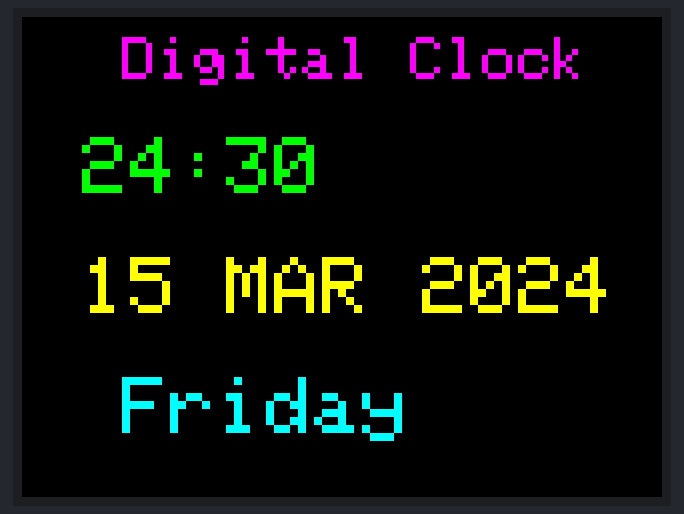
Recording of a sketch running on a simulated Arduino Uno, built with avr-gcc and run on an emulated ATmega328P. Parts: 320×240 colour display. The local clock reads 2024-03-15 10:24:30 at power-on unless the sketch sets it.

Above: at 0.2 s.
At 1.2 s:
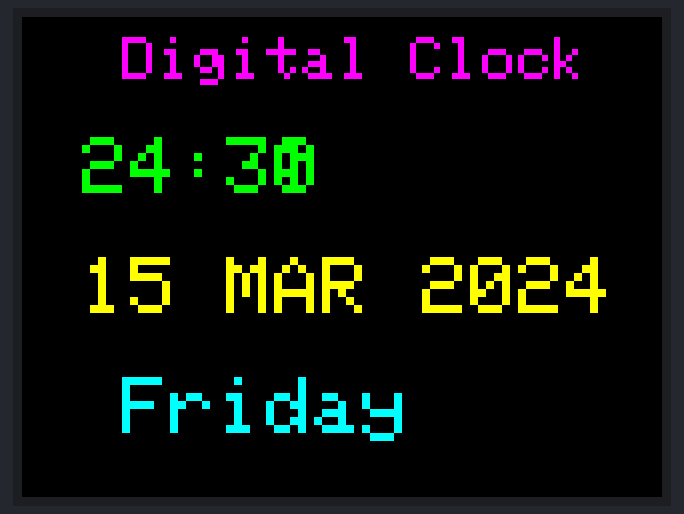
At 3.3 s:
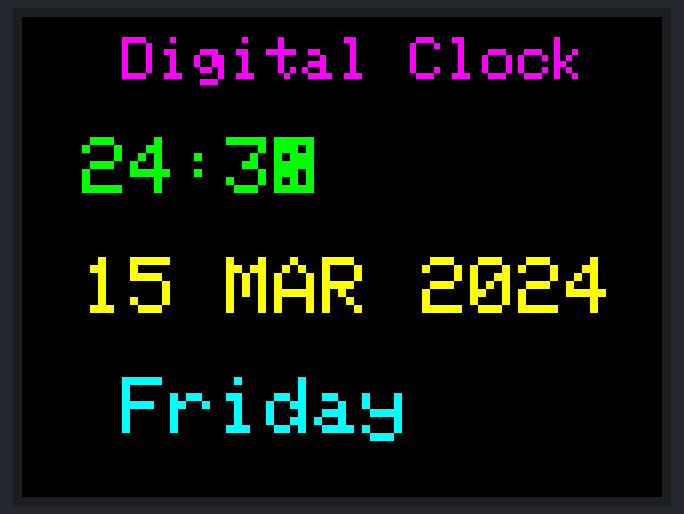
At 7.3 s:
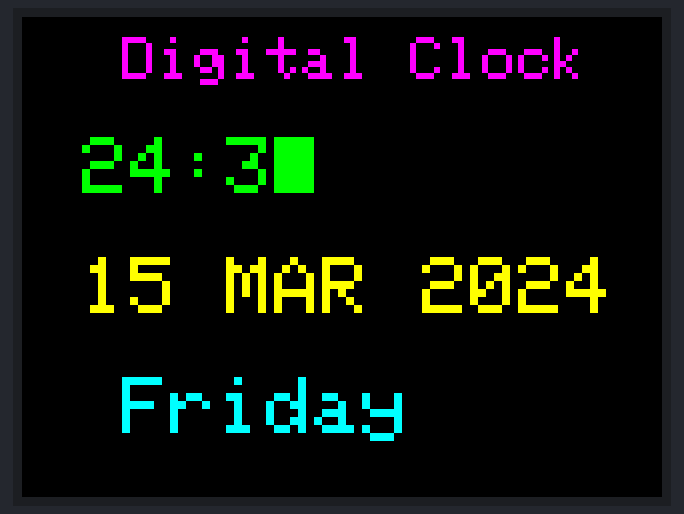
At 20.5 s:
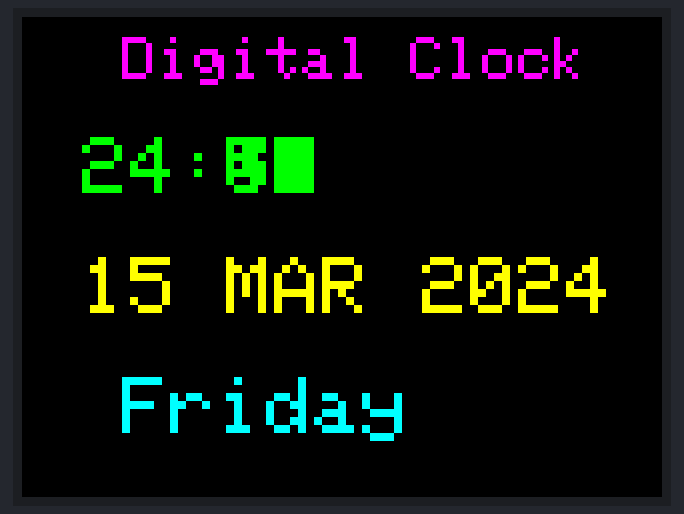
At 37.8 s:
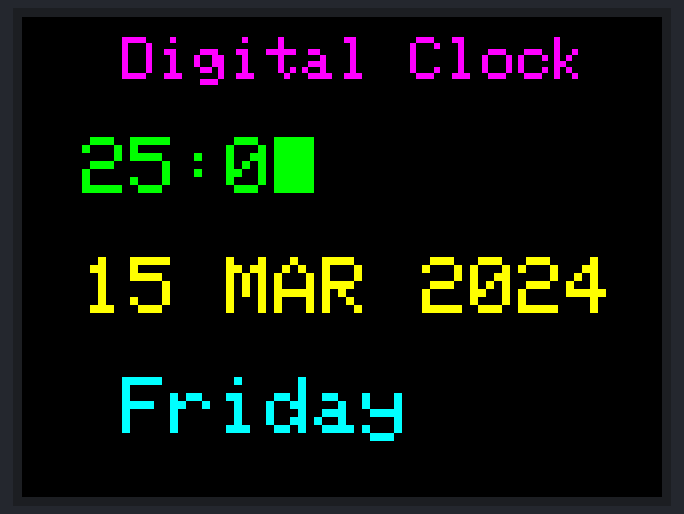

Measured:
- what the display in image 3 shows lasts 3.0 s, from 7.3 s to 10.3 s
- what the display in image 4 shows lasts 10.1 s, from 20.4 s to 30.5 s

The sketch:

dateworking.ino
```cpp
#include <MCUFRIEND_kbv.h>
#include <TouchScreen.h>
#include <Adafruit_GFX.h>
#define BLACK 0x0000
#define BLUE 0x001F
#define RED 0xF800
#define GREEN 0x07E0
#define CYAN 0x07FF
#define MAGENTA 0xF81F
#define YELLOW 0xFFE0
#define WHITE 0xFFFF
#define GREY 0x8410
#define RED 0xF800
#include "RTClib.h"
DateTime now;
MCUFRIEND_kbv tft;
RTC_DS3231 rtc;
int activate;
char daysOfTheWeek[7][12] = {"Sunday", "Monday", "Tuesday", "Wednesday", "Thursday", "Friday", "Saturday"};
void setup()
{
  Serial.begin(9600);
  tft.reset();
  tft.begin(tft.readID());
  tft.setRotation(1);
#ifndef ESP8266
  while (!Serial); // wait for serial port to connect. Needed for native USB
#endif

  if (! rtc.begin()) {
    Serial.println("Couldn't find RTC");
    Serial.flush();
    while (1) delay(10);
  }

  if (rtc.lostPower()) {
    Serial.println("RTC lost power, let's set the time!");
    // When time needs to be set on a new device, or after a power loss, the
    // following line sets the RTC to the date & time this sketch was compiled
    rtc.adjust(DateTime(F(__DATE__), F(__TIME__)));
    // This line sets the RTC with an explicit date & time, for example to set
    // January 21, 2014 at 3am you would call:
    // rtc.adjust(DateTime(2014, 1, 21, 3, 0, 0));
  }

  // When time needs to be re-set on a previously configured device, the
  // following line sets the RTC to the date & time this sketch was compiled
  // rtc.adjust(DateTime(F(__DATE__), F(__TIME__)));
  // This line sets the RTC with an explicit date & time, for example to set
  // January 21, 2014 at 3am you would call:
  // rtc.adjust(DateTime(2014, 1, 21, 3, 0, 0));
}
void loop()
{
  now = rtc.now();
  tft.fillRect(170, 50, 50, 50, BLACK);


  // update
  if (now.second() <= 1) {
    tft.fillScreen(BLACK);
  }
  // Day
  tft.setCursor(50, 180);
  tft.setTextSize(4);
  tft.setTextColor(CYAN);
  tft.print(daysOfTheWeek[now.dayOfTheWeek()]);

  // Heading
  tft.setCursor(50, 10);
  tft.setTextColor(MAGENTA);
  tft.setTextSize(3);
  tft.print("Digital Clock");

  //time
  tft.setCursor(30, 60);
  tft.setTextSize(4);
  tft.setTextColor(GREEN);

  if (now.hour() >= 12) {
    activate = 1;


    if (now.hour() <= 9) {
      tft.print("0");
      tft.print(now.hour());
      tft.print(":");
    }
    else {
      tft.print(now.hour());
      tft.print(":");
    }
  }
  else {
    activate = 0;

  }
  if (now.hour() <= 9) {
    tft.print("0");
    tft.print(now.hour());
    tft.print(":");
  }


if (now.minute() <= 9) {
  tft.print("0");
  tft.print(now.minute());
  tft.print(":");
}
else {
  tft.print(now.minute());
  tft.print(":");
}

if (now.second() <= 9) {
  tft.print("0");
  tft.print(now.second());
  tft.print(" ");
}
else {
  tft.print(now.second());
  tft.print(" ");
}


//Date
tft.setCursor(30, 120);
tft.setTextColor(YELLOW);
if (now.day() <= 9) {
  tft.print("0");
  tft.print(now.day());
  tft.print(" ");
}
else {
  tft.print(now.day());
  tft.print(" ");
}

switch (now.month())
{
case 1:
  tft.print("JAN");
  break;
case 2:
  tft.print("FEB");
  break;
case 3:
  tft.print("MAR");
  break;
case 4:
  tft.print("APR");
  break;
case 5:
  tft.print("MAY");
  break;
case 6:
  tft.print("JUN");
  break;
case 7:
  tft.print("JUL");
  break;
case 8:
  tft.print("AUG");
  break;
case 9:
  tft.print("SEP");
  break;
case 10:
  tft.print("OCT");
  break;
case 11:
  tft.print("NOV");
  break;
case 12:
  tft.print("DEC");
  break;
}

tft.setCursor(200, 120);
tft.print(now.year());
delay(1000);
}
```
